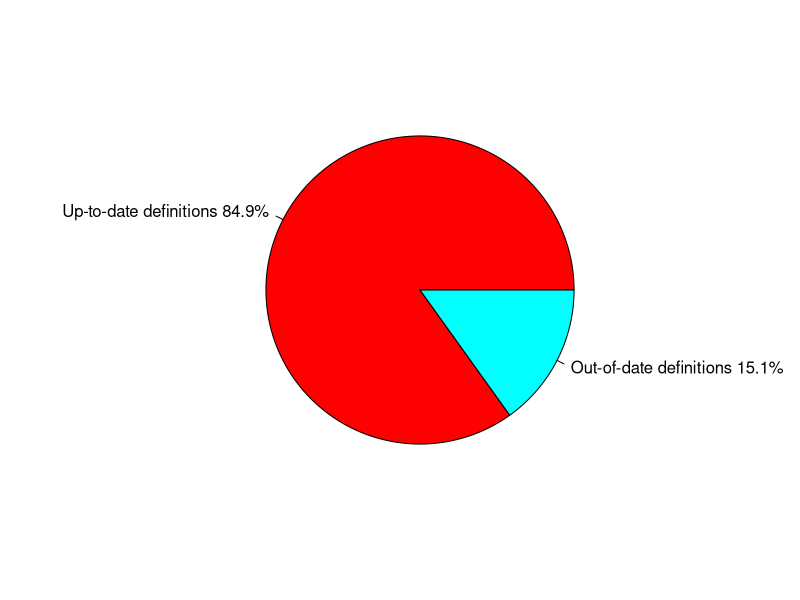

Recreate this plot in R.
slices <- c(84.9, 15.1)
lbls <- c("Up-to-date definitions 84.9%", "Out-of-date definitions 15.1%")

pie(slices, labels=lbls, col=rainbow(2))

